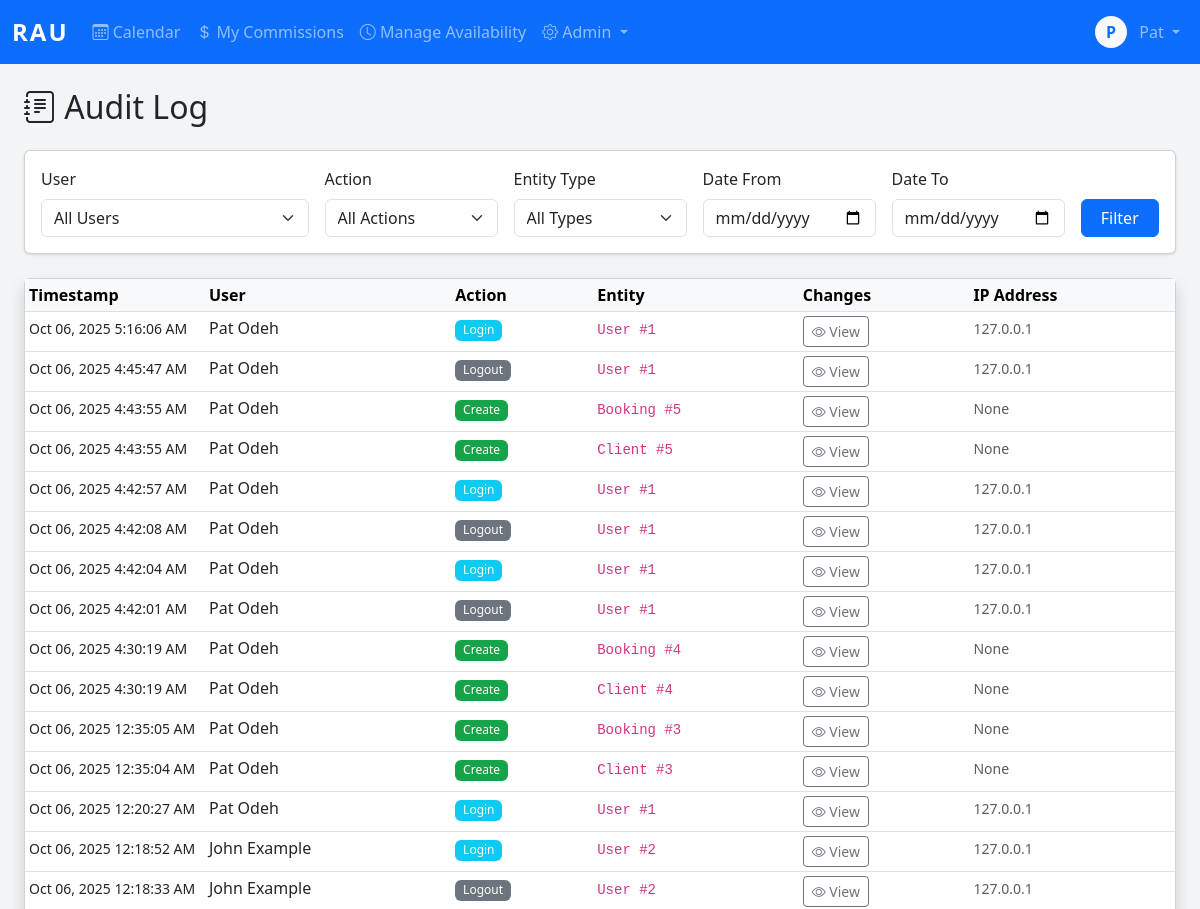
Before: /admiin/audit-log/ (signed in, upper part) with the older database file.
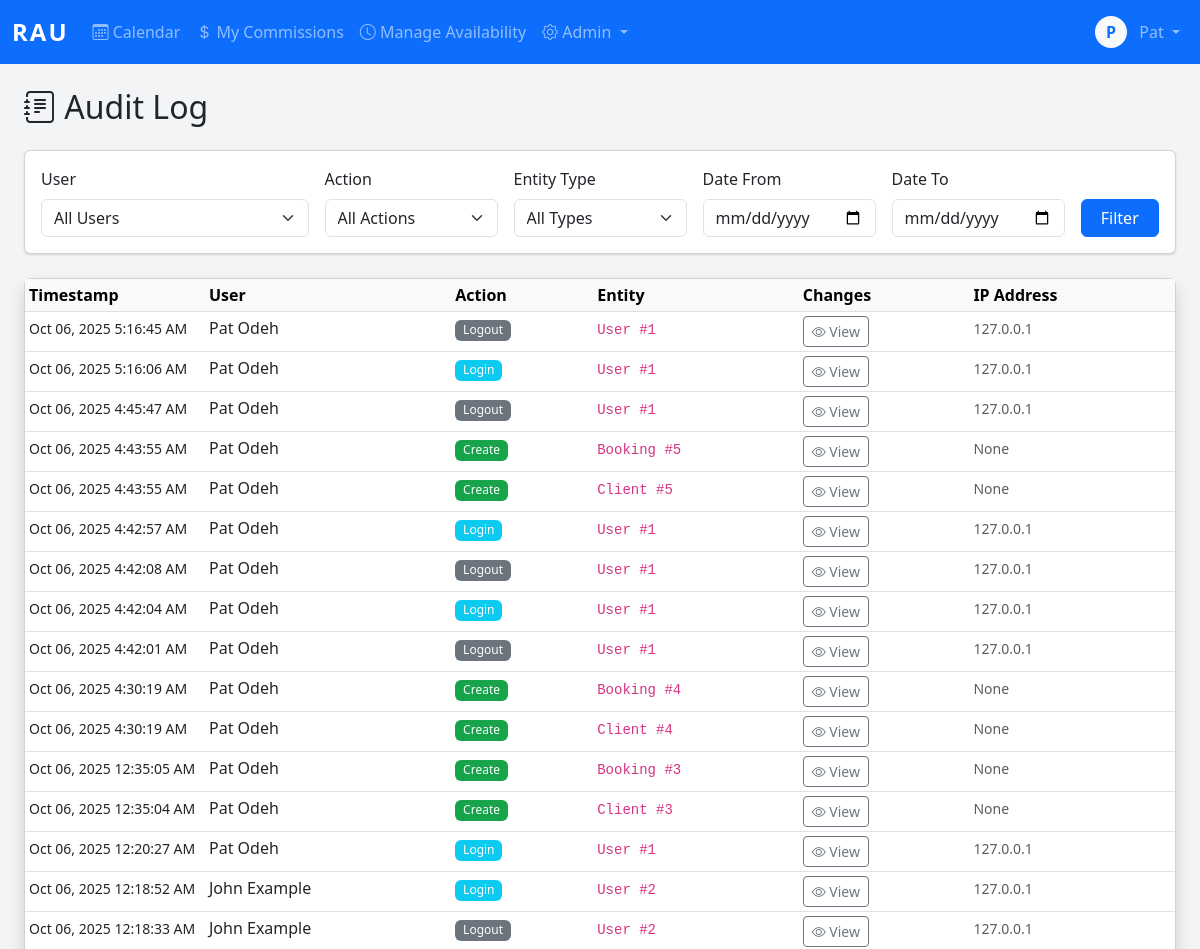
After: the same page with the newer database file.
### core/models.py (models this page shows, shortened)
class AuditLog(models.Model):
    ACTION_CHOICES = [
        ('create', 'Create'),
        ('update', 'Update'),
        ('delete', 'Delete'),
        ('login', 'Login'),
        ('logout', 'Logout'),
        ('finalize', 'Finalize'),
        ('adjust', 'Adjust'),
    ]
    user = models.ForeignKey(User, on_delete=models.PROTECT, null=True, blank=True)
    action = models.CharField(max_length=20, choices=ACTION_CHOICES)
    entity_type = models.CharField(max_length=50)
    entity_id = models.IntegerField()
    changes = models.JSONField()
    ip_address = models.GenericIPAddressField(null=True, blank=True)
    user_agent = models.TextField(blank=True)
    timestamp = models.DateTimeField(auto_now_add=True)
    class Meta:
        indexes = [
            models.Index(fields=['timestamp']),
            models.Index(fields=['user']),
            models.Index(fields=['entity_type']),
            models.Index(fields=['entity_type', 'entity_id']),
        ]
        ordering = ['-timestamp']

class User(AbstractBaseUser, PermissionsMixin):
    username = models.CharField(max_length=150, unique=True)
    email = models.EmailField(unique=True)
    first_name = models.CharField(max_length=100)
    last_name = models.CharField(max_length=100)
    employee_id = models.CharField(max_length=20, unique=True, null=True, blank=True)
    phone_number = models.CharField(max_length=20)
    commission_rate = models.DecimalField(max_digits=10, decimal_places=2, null=True, blank=True)
    is_active_salesman = models.BooleanField(default=False)
    hire_date = models.DateField(null=True)
    is_active = models.BooleanField(default=True)
    is_staff = models.BooleanField(default=False)
    is_superuser = models.BooleanField(default=False)
    date_joined = models.DateTimeField(default=timezone.now)
    last_login = models.DateTimeField(null=True, blank=True)
    password_reset_token = models.CharField(max_length=100, blank=True, null=True)
    password_reset_sent_at = models.DateTimeField(null=True, blank=True)
    failed_login_attempts = models.IntegerField(default=0)
    last_failed_login = models.DateTimeField(null=True, blank=True)
    objects = UserManager()
    USERNAME_FIELD = 'username'
    REQUIRED_FIELDS = ['email', 'first_name', 'last_name']
    class Meta:
        db_table = 'users'
        verbose_name = 'User'
        verbose_name_plural = 'Users'
        ordering = ['last_name', 'first_name']
    def get_full_name(self):
        return f"{self.first_name} {self.last_name}".strip()

### core/views.py (the view)
# urls.py: path('admiin/audit-log/', views.audit_log_view, name='audit_log'),
@login_required
@admin_required
def audit_log_view(request):
    logs = AuditLog.objects.all().select_related('user').order_by('-timestamp')
    user_filter = request.GET.get('user')
    action_filter = request.GET.get('action')
    entity_filter = request.GET.get('entity')
    date_from = request.GET.get('date_from')
    date_to = request.GET.get('date_to')
    if user_filter:
        logs = logs.filter(user_id=user_filter)
    if action_filter:
        logs = logs.filter(action=action_filter)
    if entity_filter:
        logs = logs.filter(entity_type=entity_filter)
    if date_from:
        logs = logs.filter(timestamp__gte=date_from)
    if date_to:
        logs = logs.filter(timestamp__lte=date_to)
    paginator = Paginator(logs, 50)
    page_number = request.GET.get('page')
    page_obj = paginator.get_page(page_number)
    users = User.objects.filter(auditlog__isnull=False).distinct()
    entity_types = AuditLog.objects.values_list('entity_type', flat=True).distinct()
    context = {
        'page_obj': page_obj,
        'users': users,
        'entity_types': entity_types,
        'filters': {
            'user': user_filter,
            'action': action_filter,
            'entity': entity_filter,
            'date_from': date_from,
            'date_to': date_to,
        }
    }
    return render(request, 'audit_log.html', context)

### core/templates/audit_log.html (shortened to what this page needs)
{% extends 'base.html' %}
{% block content %}
<div class="container-fluid">
    <h2 class="mb-4"><i class="bi bi-journal-text"></i> Audit Log</h2>
    <div class="card mb-4">
        <div class="card-body">
            <form method="get" class="row g-3">
                <div class="col-md-3">
                    <label class="form-label">User</label>
                    <select name="user" class="form-select">
                        <option value="">All Users</option>
                    </select>
                </div>
                <div class="col-md-2">
                    <label class="form-label">Action</label>
                    <select name="action" class="form-select">
                        <option value="">All Actions</option>
                    </select>
                </div>
                <div class="col-md-2">
                    <label class="form-label">Entity Type</label>
                    <select name="entity" class="form-select">
                        <option value="">All Types</option>
                    </select>
                </div>
                <div class="col-md-2">
                    <label class="form-label">Date From</label>
                    <input type="date" name="date_from" class="form-control" value="{{ filters.date_from }}">
                </div>
                <div class="col-md-2">
                    <label class="form-label">Date To</label>
                    <input type="date" name="date_to" class="form-control" value="{{ filters.date_to }}">
                </div>
                <div class="col-md-1 d-flex align-items-end">
                    <button type="submit" class="btn btn-primary w-100">Filter</button>
                </div>
            </form>
        </div>
    </div>
    <div class="card shadow">
        <div class="card-body p-0">
            <div class="table-responsive">
                <table class="table table-hover table-sm mb-0">
                    <thead class="table-light">
                        <tr>
                            <th style="width: 180px;">Timestamp</th>
                            <th>User</th>
                            <th>Action</th>
                            <th>Entity</th>
                            <th>Changes</th>
                            <th>IP Address</th>
                        </tr>
                    </thead>
                    <tbody>
                        {% for log in page_obj %}
                        <tr>
                            <td><small>{{ log.timestamp|date:"M d, Y g:i:s A" }}</small></td>
                            <td>
                                {% if log.user %}
                                    {{ log.user.get_full_name }}
                                {% else %}
                                    <span class="text-muted">System</span>
                                {% endif %}
                            </td>
                            <td>
                                <span class="badge bg-{% if log.action == 'create' %}success{% elif log.action == 'update' %}primary{% elif log.action == 'delete' %}danger{% elif log.action == 'login' %}info{% else %}secondary{% endif %}">
                                    {{ log.get_action_display }}
                                </span>
                            </td>
                            <td>
                                <code>{{ log.entity_type }} #{{ log.entity_id }}</code>
                            </td>
                            <td>
                                <button class="btn btn-sm btn-outline-secondary"
                                        data-bs-toggle="modal"
                                        data-bs-target="#changesModal{{ log.id }}">
                                    <i class="bi bi-eye"></i> View
                                </button>
                            </td>
                            <td><small class="text-muted">{{ log.ip_address }}</small></td>
                        </tr>
                        {% endfor %}
                    </tbody>
                </table>
            </div>
        </div>
    </div>
</div>
{% endblock %}

Changed rows visible on the page:
added AuditLog: timestamp "Oct 06, 2025 5:16:45 AM", user.get_full_name "Pat Odeh", action "Logout", entity_type "User", entity_id "1", ip_address "127.0.0.1"
